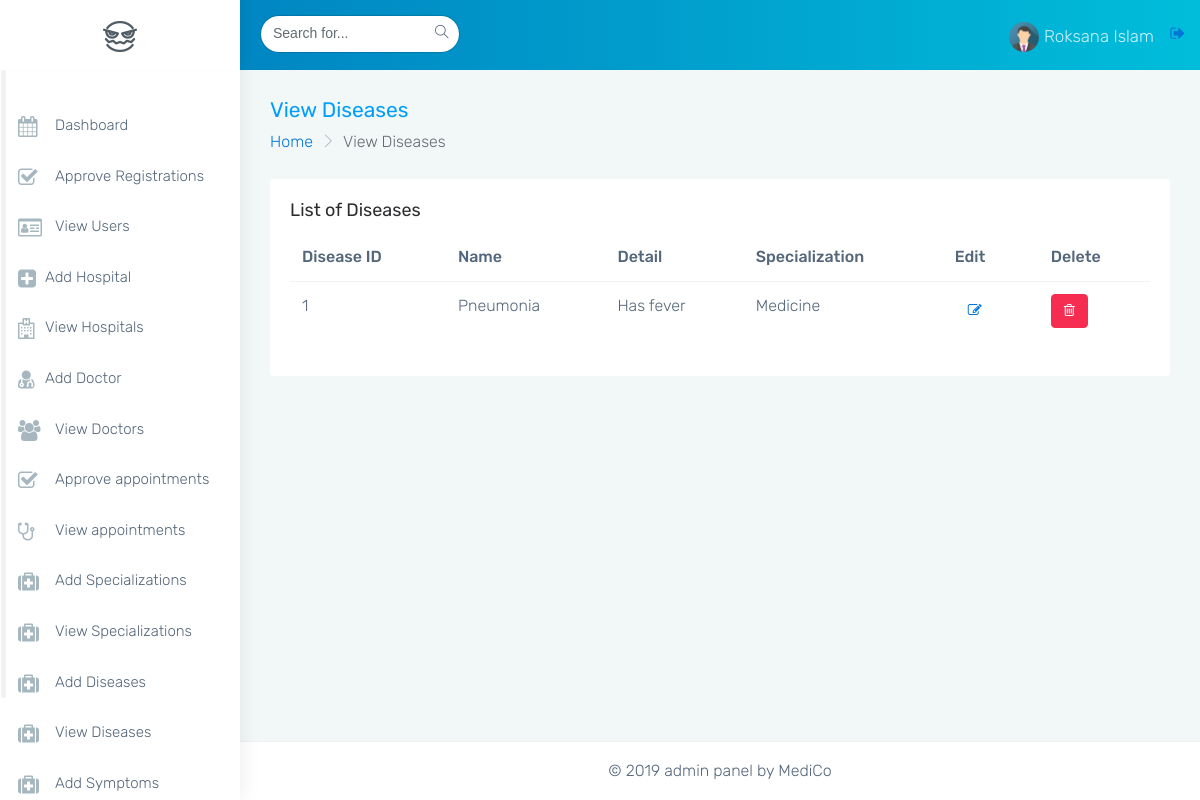
/mediment-admin/monster-html/view_diseases.php?result=updated (signed in), run on an earlier commit of the app's database.
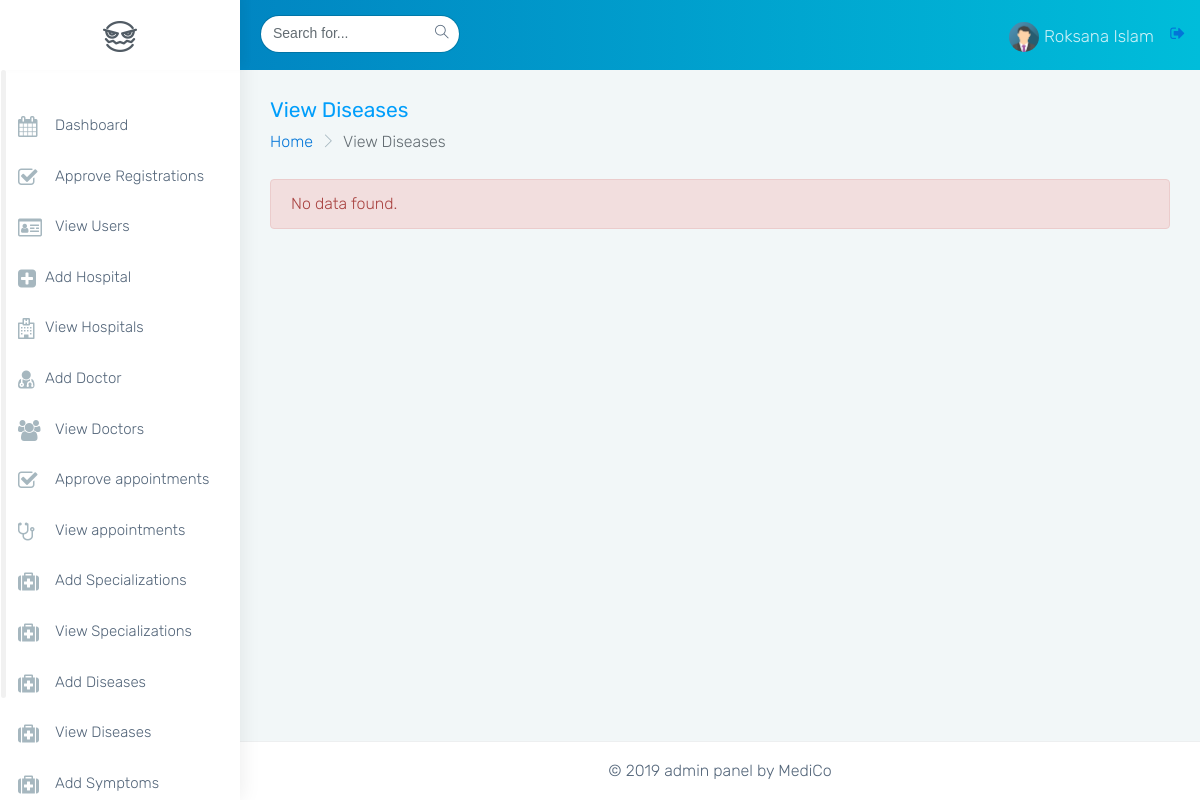
And on a later commit of the database.
### tables this page shows
CREATE TABLE `diseases` (
  `diseaseid` int(11) NOT NULL AUTO_INCREMENT,
  `name` varchar(100) DEFAULT NULL,
  `detail` varchar(200) DEFAULT NULL,
  `specid` int(11) NOT NULL,
  `isdelete` char(1) DEFAULT '0',
  `created_at` datetime DEFAULT CURRENT_TIMESTAMP,
  `updated_at` datetime DEFAULT CURRENT_TIMESTAMP ON UPDATE CURRENT_TIMESTAMP,
  PRIMARY KEY (`diseaseid`),
  UNIQUE KEY `diseaseid_UNIQUE` (`diseaseid`),
  KEY `fk_diseases_specialization1_idx` (`specid`),
  CONSTRAINT `fk_diseases_specialization1` FOREIGN KEY (`specid`) REFERENCES `specialization` (`specid`) ON DELETE NO ACTION ON UPDATE NO ACTION
);

CREATE TABLE `specialization` (
  `specid` int(11) NOT NULL AUTO_INCREMENT,
  `name` varchar(45) DEFAULT NULL,
  `isdelete` char(1) DEFAULT '0',
  `created_at` timestamp NULL DEFAULT CURRENT_TIMESTAMP,
  `updated_at` timestamp NULL DEFAULT CURRENT_TIMESTAMP ON UPDATE CURRENT_TIMESTAMP,
  PRIMARY KEY (`specid`),
  UNIQUE KEY `specid_UNIQUE` (`specid`)
);

### mediment-admin/monster-html/view_diseases.php (the view, shortened to what this page needs)
<?php
    include('common/html_head.php');
    include('common/db_connection.php');
    $sql="SELECT * FROM diseases WHERE isdelete='0' ORDER BY diseaseid";
    $result=mysqli_query($connect,$sql);
    $num_of_rows = mysqli_num_rows($result);
?>
<body class="fix-header card-no-border">
    <div id="main-wrapper">
        <?php
        include('common/header.php');
        ?>
        <?php
        include('common/side_nav.php');
        ?>
        <div class="page-wrapper">
            <div class="container-fluid">
                <div class="row page-titles">
                    <div class="col-md-6 col-8 align-self-center">
                        <h3 class="text-themecolor m-b-0 m-t-0">View Diseases</h3>
                        <ol class="breadcrumb">
                            <li class="breadcrumb-item"><a href="javascript:void(0)">Home</a></li>
                            <li class="breadcrumb-item active">View Diseases</li>
                        </ol>
                    </div>
                </div>
                <?php
                if($num_of_rows > 0){
                ?>
                <div class="row">
                    <div class="col-sm-12">
                        <div class="card">
                            <div class="card-block">
                                <h4 class="card-title">List of Diseases</h4>
                                <div class="table-responsive">
                                    <table class="table">
                                        <thead>
                                            <tr>
                                                <th>Disease ID</th>
                                                <th>Name</th>
                                                <th>Detail</th>
                                                <th>Specialization</th>
                                                <th>Edit</th>
                                                <th>Delete</th>
                                            </tr>
                                        </thead>
                                        <tbody>
                                            <?php
                                            while($row=mysqli_fetch_assoc($result)){
                                            ?>
                                            <tr>
                                                <td><?php echo $row['diseaseid']; ?></td>
                                                <td><?php echo ucwords(strtolower($row['name'])); ?></td>
                                                <td><?php echo $row['detail']; ?></td>
                                                <td><?php echo getSpec($row['specid']); ?></td>
                                                <td><a href="update_diseases.php?id=<?php echo $row['diseaseid']; ?>" class="btn btn-default"><i class="fa fa-edit"></i></a></td>
                                                <td><a href="delete_diseases.php?id=<?php echo $row['diseaseid'];?>" class="btn btn-danger"><i class="fa fa-trash-o"></i></a></td>
                                            </tr>
                                            <?php
                                            }
                                            ?>
                                        </tbody>
                                    </table>
                                </div>
                            </div>
                            <?php
                              }
                              else if($num_of_rows == 0){
                            ?>
                               <div class='alert alert-danger'>
                                No data found.
                               </div>
                               <?php
                                }
                               ?>
                        </div>
                    </div>
                </div>
            </div>
            <?php
            function getSpec($id){
                global $connect;
                $sql = "SELECT * FROM specialization WHERE specid=".$id;
                $result=mysqli_query($connect,$sql);
                $row=mysqli_fetch_assoc($result);
                return $row['name'];
            }
            include('common/footer.php');
            ?>
</body>
</html>

What changed in the data, as far as the page shows it:
removed diseases: diseaseid "1", name "Pneumonia", detail "Has fever", specid.name "Medicine"
Also different on the page:
text no longer shown: "List of Diseases Disease ID Name Detail Specialization Edit Delete"
text now shown: "No data found."
